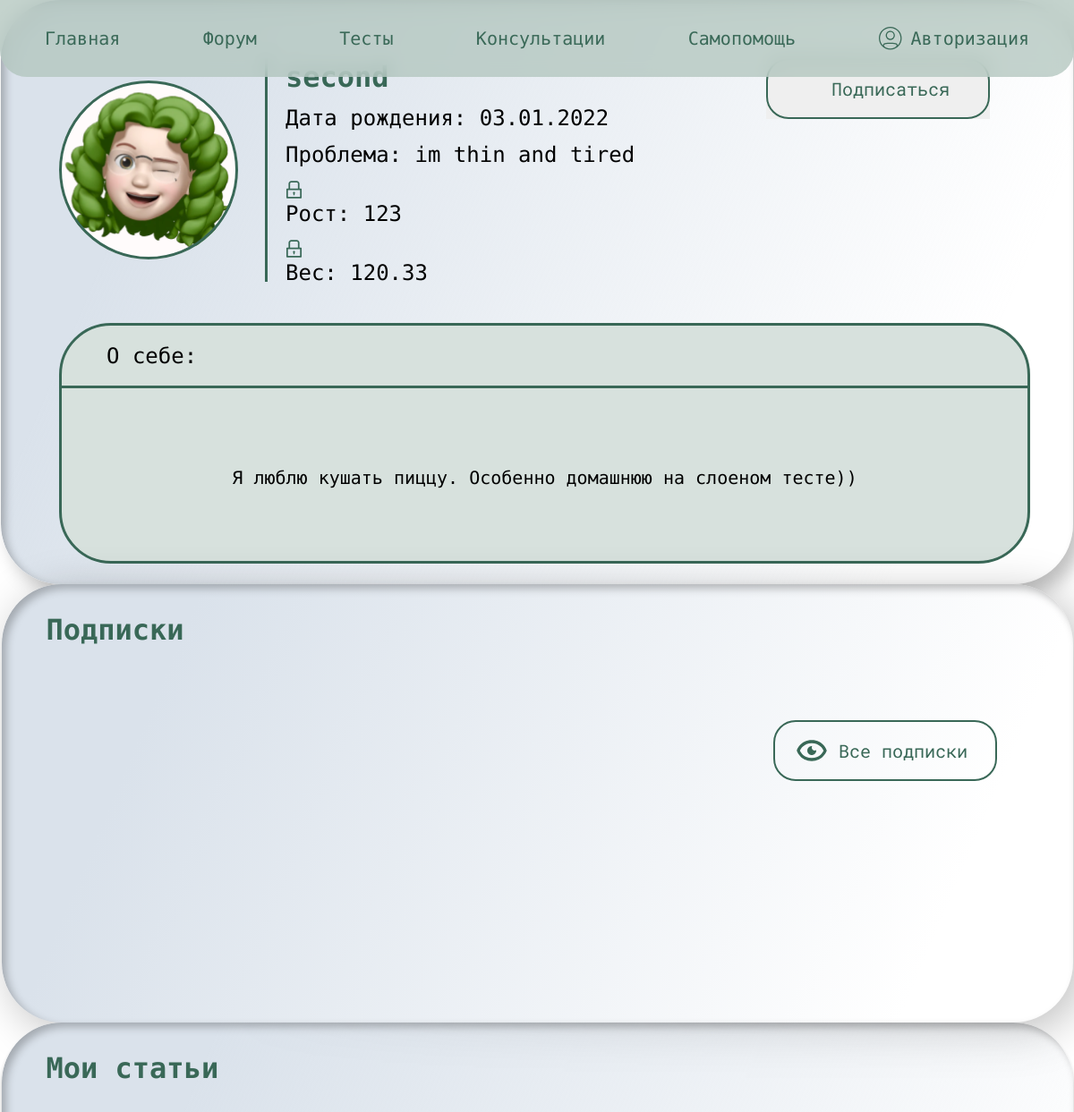
The page /account/2 (upper part) on the database as committed earlier.
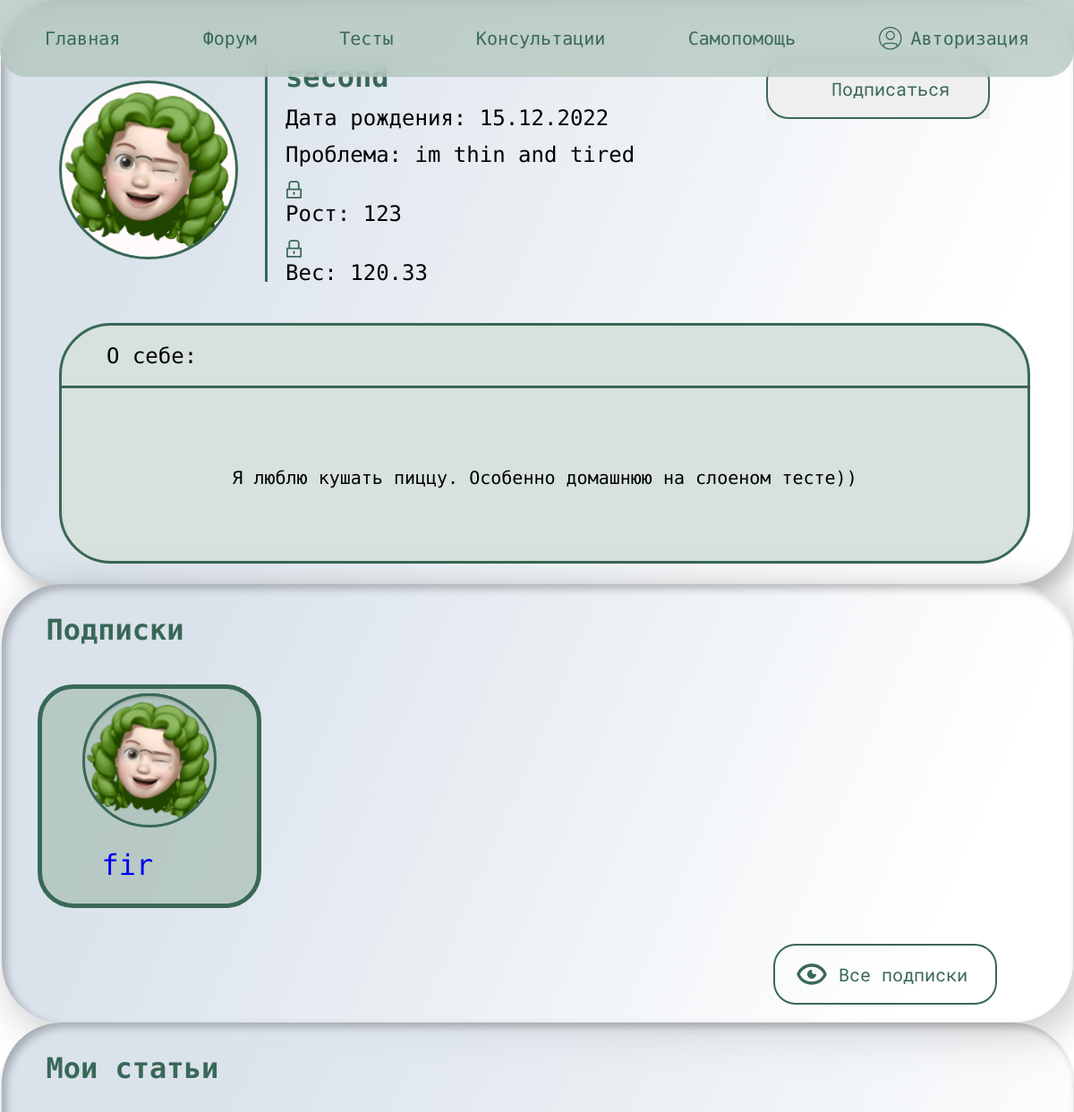
The same page on the database as committed later.
### tables this page shows
CREATE TABLE `accounts` (
  `id` int NOT NULL,
  `name` varchar(50) NOT NULL,
  `birth` varchar(11) NOT NULL,
  `sex` char(1) NOT NULL,
  `goal` varchar(40) NOT NULL,
  `problem` varchar(30) NOT NULL,
  `email` varchar(100) NOT NULL,
  `password` varchar(32) NOT NULL,
  `height` int DEFAULT NULL,
  `weight` decimal(5,2) DEFAULT NULL,
  `about` varchar(400) DEFAULT NULL
);

### app/controllers/account_controller.php (called while the page is built, shortened)
<?php
class Account_controller extends Controller{
    function __construct(){
        require_once("app/models/account_model.php");
        $this->model = new Account_model;
        $this->model->getMyAccount();
    }
    function showId($id){
        $this->model->getAccountById($id);
        $this->view->render("account.php", $this->model);
    }
}

### app/models/account_model.php (called while the page is built, shortened)
<?php
require_once("app/models/accountAR.php");
class Account_model{
    static public $account;
    function getMyAccount(){
        if (!isset($_SESSION["accId"])) return null;
        $this->account = Account::findById($_SESSION["accId"]);
    }
    function getAccountById($accId){
        $this->account = Account::findById($accId);
    }
    function checkSubscribe($author_id, $follower_id = null){
        $follower_id = $follower_id ?? $_SESSION["accId"];
        require_once("app/models/subscribeAR.php");
        return Subscribe::checkSubscribe($author_id, $follower_id);
    }
    function getSubscribes($id = null){
        $id = $id ?? $_SESSION["accId"];
        require_once("app/models/subscribeAR.php");
        return Subscribe::getSubscribe($id);
    }
    function getId(){
        return $this->account->id;
    }
    function getName(){
        return $this->account->name ?? null;
    }
    function getBirth(){
        return $this->account->birth;
    }
    function getProblem(){
        return $this->account->problem;
    }
    function getHeight(){
        return $this->account->height;
    }
    function getWeight(){
        return $this->account->weight;
    }
    function getAbout(){
        return $this->account->about;
    }
}

### app/core/view.php (called while the page is built)
<?php
class View{
    function render($content, $model=null){
        require_once("app/views/".$content);
    }
}

### index.php (called while the page is built, shortened)
<?php
require "app/core/router.php";
Router::start();

### app/models/accountAR.php (called while the page is built, shortened)
<?php
class Account extends basicAR{
    static function findNameById($id){
        $stmt = static::$pdo->prepare("SELECT `name` FROM `accounts` WHERE `id`=:id");
        $stmt->bindParam(":id",  $id);
        $stmt->execute();
        $stmt = $stmt->fetch();
        return $stmt["name"] ?? "eatNormal";
    }
    static function findById($id){
        $stmt = static::$pdo->prepare("SELECT * FROM `accounts` WHERE `id`=:id");
        $stmt->bindParam(":id",  $id);
        $stmt->execute();
        $obj = new Account();
        $stmt = $stmt->fetch();
        foreach ($obj as $key=>$value)
            $obj->$key = $stmt[$key];
        return $obj;
    }
}

### app/models/subscribeAR.php (called while the page is built, shortened)
<?php
class Subscribe extends basicAR{
    static function checkSubscribe($author, $follower){
        $stmt = static::$pdo->prepare("SELECT * FROM `subscriptions` WHERE `author_id`=:author AND `follower_id`=:follower");
        $stmt->bindParam("author", $author);
        $stmt->bindParam("follower", $follower);
        $stmt->execute();
        return $stmt->rowCount() >= 1;
    }
    static function getSubscribe($follower){
        $stmt = static::$pdo->prepare("SELECT `author_id` FROM `subscriptions` WHERE `follower_id`=:follower");
        $stmt->bindParam("follower", $follower);
        $stmt->execute();
        $res =[];
        while($sub = $stmt->fetch())
            $res[] = $sub["author_id"];
        return $res;
    }
}

### app/views/account.php (the view, shortened to what this page needs)
<!DOCTYPE html>
<html lang="en">
<head>
    <link rel="stylesheet" href="/css/account.css">
    <link rel="stylesheet" href="/css/popupChangeAccount.css">
</head>
<body>
    <div class="wrapper">
        <? include("app/views/menu.php"); ?>
        <div class="about-yourself">
            <div class="about-yourself__wrapper _container">
                <div class="about-yourself__my-information">
                    <img src="/images/avatar.svg" alt="фото пользователя">
                    <div class="about-yourself__row1">
                        <div class="about-yourself__row2">
                            <div class="name _title"><? echo $model->getName() ?></div>
                            <div class="age _info-text">Дата рождения: <? echo $model->getBirth() ?></div>
                            <div class="problem _info-text">Проблема: <? echo $model->getProblem() ?></div>
                            <div class="hight _info-text"> <img src="/images/lockForPopup.svg" alt="срыто замком"> Рост: <? echo $model->getHeight() ?></div>
                            <div class="weight _info-text"> <img src="/images/lockForPopup.svg" alt="скрыто замком"> Вес: <? echo $model->getWeight() ?></div>
                        </div>
                        <div class="btn-box">
                            <div class="registration-btn">
                                <?
                                    if ($model->getId() == $_SESSION["accId"]){?>
                                        <a href="#popupChangeAccount"><img src="/images/btnChangeProfile.svg" alt=""></a>
                                        <div class="exist-btn">
                                            <a href="/account/logout"><img src="/images/existBtn.svg" alt="кнопка выхода"></a>
                                        </div>
                                    <?}
                                    else{
                                        if ($model->checkSubscribe($model->getId())){?>
                                                <form action="setSubscribe" method="POST">
                                                    <input ot type="hidden" name="subs" value="<?=$model->getId()?>">
                                                    <button><img src="/images/btnUnsubscribe.svg" alt=""></button>
                                                </form>
                                        <?} else{?>
                                            <form action="setSubscribe" method="POST">
                                                <button><img src="/images/btnSubscribe.svg" alt=""></button>
                                            </form>
                                        <?}?>
                                    <?}?>
                            </div>
                        </div>
                    </div>
                </div>
                <div class="about-yourself__my-biograpy">
                    <div class="about__box">
                        <div class="about-me">О себе:</div>
                    </div>
                    <div class="history__box">
                        <div class="my-history">
                            <? echo $model->getAbout() ?>
                        </div>
                    </div>
                </div>
            </div>
        </div>
        <div class="subscriptions">
            <div class="subscriptions__wrapper _container">
                <div class="title-box">
                    <div class="subscriptions-title _title">Подписки</div>
                </div>
                <div class="subscriptions-box">
                <?
                    $mySubs = $model->getSubscribes($model->getId());
                    foreach($mySubs as $subs){
                    ?>
                        <div class="subscriptions-item">
                            <img src="/images/subscribeImg.svg" alt="фото подписок">
                            <div class="subscriptions-name"><a href=<?="/account/".$subs?>><?= Account::findNameById($subs) ?></a></div>
                        </div>
                    <?}?>
                </div>
                <div class="subscribe-btn-box">
                    <div class="subscribe-btn"><img src="/images/allSubscribe.svg" alt=""></div>
                </div>
            </div>
        </div>
        <div class="article">
            <div class="article__wrapper _container">
                <div class="title-box">
                    <div class="article-title _title">Мои статьи</div>
                </div>
            </div>
        </div>
    </div>
</body>
</html>

### app/core/router.php (shortened to what this page needs)
<?php
class Router{
    static function start(){
        $id = null;
        $controller = new $controller_name;
        $action = $_REQUEST["action"] === "" ? null : $_REQUEST["action"];
        if (is_numeric($action)){
            $id = $action;
            $action = "showId";
        }
        if (!is_null($controller) && is_null($action)) $controller->defaultPage();
        elseif (!is_null($controller) && !is_null($action)) $controller->$action($id);
        else {
            header("Location: /main/");
            exit();
        }
    }
}

### app/views/menu.php
<header id="header" class="header">
    <div class="_container">
        <nav>
            <ul class="menu_list">
                <li class="menu_item">
                    <a href="/main/" class="menu_link">Главная</a>
                </li>
                <li class="menu_item">
                    <a href="/forum/" class="menu_link">Форум</a>
                </li>
                <li class="menu_item">
                    <a href="" class="menu_link">Тесты</a>
                </li>
                <li class="menu_item">
                    <a href="" class="menu_link">Консультации</a>
                </li>
                <li class="menu_item">
                    <a href="/self-help/" class="menu_link">Самопомощь</a>
                </li>
                <li class="menu_item">
                    <?
                        $name = $_SESSION["accName"] ?? null;
                        if (!isset($name))
                            echo '<a href="/registration/" class="menu_link"><img src="/images/avtorisation.svg" alt="">Авторизация</a>';
                        else
                            echo '<a href="/account/" class="menu_link"><img src="/images/avtorisation.svg" alt="">'.$name.'</a>';
                    ?>
                </li>
            </ul>
        </nav>
    </div>
</header>

### css/account.css (style rules this page uses)
._title { font-weight: 700; font-size: 32px; line-height: 42px; color: #396857; }
._info-text { margin-top: 9px; font-weight: 300; font-size: 24px; line-height: 32px; color: #000000; }
.about-yourself__wrapper { margin-top: 150px; padding: 65px; width: 1198px; height: 653px; background: linear-gradient(112.99deg, #DAE2EB 16%, rgba(230, 240, 236, 0) 86.2%), rgba(255, 255, 255, 0.2); box-shadow: 10px 10px 20px rgba(0, 0, 0, 0.25), inset 5px 5px 10px rgba(0, 0, 0, 0.25); border-radius: 67px; }
.about-yourself__my-information { display: flex; }
.about-yourself__row1 { display: flex; }
.about-yourself__row2 { margin-left: 30px; padding-left: 20px; height: 230px; border-left: 3px solid #396857; }
.registration-btn { background-position: right top; }
.hight img, .weight img { height: 25px; padding-top: 3px; }
.about-yourself__my-biograpy { margin-top: 46px; width: 1085px; height: 269px; background: #D7E1DD; border: 3px solid #396857; border-radius: 58px; }
.about__box { display: flex; height: 70px; align-items: center; border-bottom: 3px solid #396857; }
.about-me { padding-left: 50px; font-style: normal; font-weight: 300; font-size: 24px; line-height: 32px; color: #000000; }
.history__box { display: flex; align-items: center; justify-content: center; height: 199px; }
.my-history { padding: 50px; font-style: normal; font-weight: 300; font-size: 20px; line-height: 26px; color: #000000; }
.subscriptions__wrapper { margin-top: 50px; width: 1197px; height: 490px; background: linear-gradient(112.99deg, #DAE2EB 16%, rgba(230, 240, 236, 0) 86.2%), #FFFFFF; box-shadow: 10px 10px 50px rgba(0, 0, 0, 0.25), inset 5px 5px 10px rgba(0, 0, 0, 0.25); border-radius: 67px; }
.title-box { display: flex; align-items: center; }
.subscriptions-title { margin-left: 50px; margin-top: 30px; }
.subscriptions-box { width: 1075px; display: flex; align-items: center; margin: 40px; justify-content: space-between; }
.subscriptions-item { display: flex; position: relative; }
.subscriptions-name { position: absolute; left: 72px; top: 181px; font-style: normal; font-weight: 400; font-size: 32px; line-height: 42px; color: #000000; }
.subscribe-btn-box { display: flex; justify-content: end; padding-right: 85px; }
.article__wrapper { margin-top: 50px; width: 1197px; height: 760px; background: linear-gradient(112.47deg, #DAE2EB 16.12%, rgba(230, 240, 236, 0) 88.93%), rgba(255, 255, 255, 0.1); box-shadow: 0px 4px 4px rgba(0, 0, 0, 0.25), inset 5px 5px 10px rgba(0, 0, 0, 0.25); border-radius: 67px; }
.article-title { margin-left: 50px; margin-top: 30px; }

### css/popupChangeAccount.css (style rules this page uses)
.about-yourself__row1 { display: flex; }
.about-yourself__row2 { margin-left: 30px; padding-left: 20px; height: 250px; width: 560px; border-left: 3px solid #396857; }
.about-yourself__my-information { position: relative; }
.about__box { display: flex; height: 70px; align-items: center; border-bottom: 3px solid #396857;; }
.about-me { padding-left: 50px; font-style: normal; font-weight: 300; font-size: 24px; line-height: 32px; color: #000000; }
.history__box { display: flex; align-items: center; justify-content: center; height: 199px; }
.my-history { padding: 50px; font-style: normal; font-weight: 300; font-size: 20px; line-height: 26px; color: #000000; }

### css/_vars.css (style rules this page uses)
:root { --primary-color: hsl(158 29% 32%); --primary-color-hover-darker: hsl(158 29% 27%); --primary-color-hover-lighter: hsl(158 29% 37%); }

### css/_base.css (style rules this page uses)
html, body { height: 100%; }
html { scroll-behavior: smooth; scrollbar-width: thin; scrollbar-color: var(--primary-color) transparent; }
body { font-family: "Roboto Mono", monospace; font-weight: 400; line-height: 1; }
.wrapper { min-height: 100%; overflow: hidden; position: relative; }
._container { max-width: 1366px; margin: 0 auto; }

### css/_menu.css (style rules this page uses)
.header { position: fixed; width: 100%; left: 0; top: 0; z-index: 2000; }
.menu_list { min-height: 86px; padding: 10px 30px; display: flex; flex-wrap: wrap; justify-content: space-between; align-items: center; gap: 30px; border-radius: 0px 0px 30px 30px; background-color: hsl(158 14% 73% / 75%); backdrop-filter: blur(10px); }
.menu_link { display: flex; align-items: center; gap: .5em; padding: .65em 1em; font-size: 20px; line-height: 26px; font-weight: 400; color: var(--primary-color); border-radius: 1.5em; transition: 100ms; }
.menu_link:has(img) > img { height: 26px; }

Rows that differ between the two databases and show on the page:
changed accounts "second": birth "03.01.2022" → "15.12.2022"
now on this page (row unchanged): accounts: name "fir"
